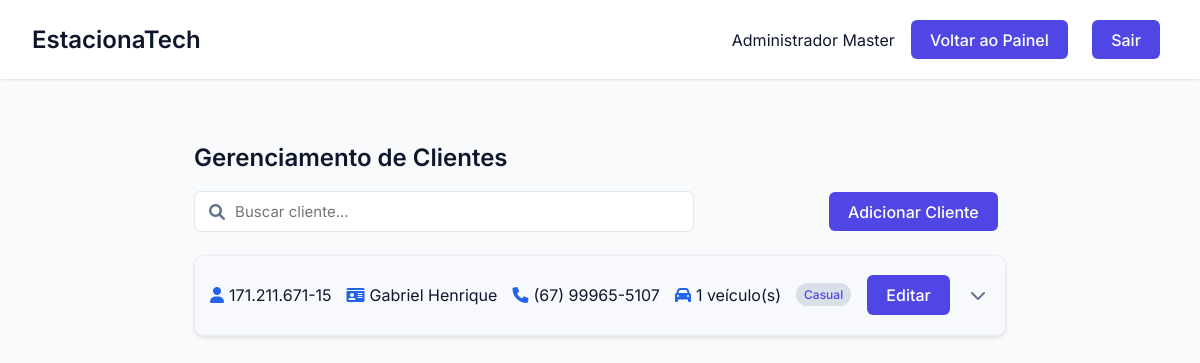
The app's page /cliente/gerenciar_clientes (signed in), older data.
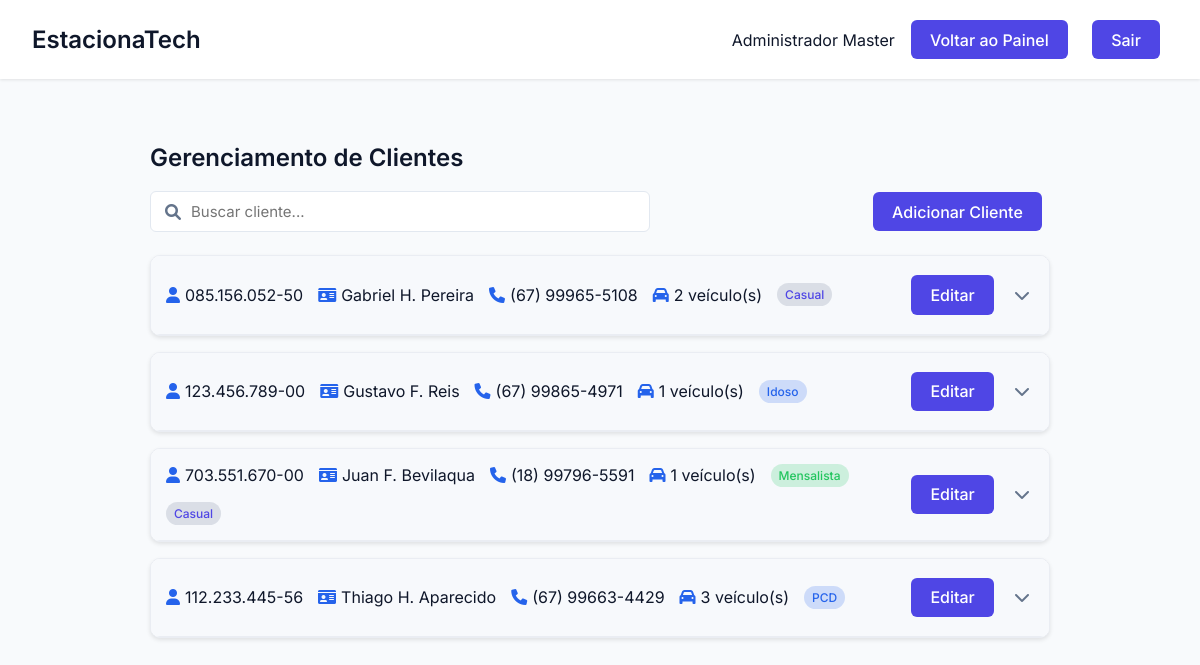
The same page, newer data.
### tables this page shows
CREATE TABLE Cliente (
        id_cliente INTEGER PRIMARY KEY AUTOINCREMENT,
        cpf TEXT,
        nome TEXT NOT NULL,
        telefone TEXT NOT NULL,
        email TEXT NOT NULL,
        mensalista BOOLEAN NOT NULL,
        modalidade TEXT NOT NULL CHECK (modalidade IN ('casual', 'mensalista', 'pcd', 'idoso'))
    );

### EstacionaTech/routes/cliente_routes.py (the view)
@cliente_bp.route('/gerenciar_clientes')
def gerenciar_clientes():
    if 'usuario_id' not in session:
        flash('Você precisa fazer login para acessar esta página.', 'error')
        return redirect(url_for('auth.login'))
    clientes = ClienteController.listar_clientes()
    return render_template(
        'gerenciar_clientes.html',
        clientes=clientes,
        nome=session.get('nome')
    )

### EstacionaTech/controllers/cliente_controller.py (called while the page is built)
    @staticmethod
    def listar_clientes():
        return Cliente.listar_todos()

### EstacionaTech/database/database.py (called while the page is built)
def conectar():
    diretorio_db = "EstacionaTech/database"
    if not os.path.exists(diretorio_db):
        os.makedirs(diretorio_db)  # Criar diretório caso não exista
    return sqlite3.connect(f"{diretorio_db}/estacionatech.db")

### app.py (called while the page is built)
@app.before_request
def make_session_permanent():
    session.permanent = True

### EstacionaTech/templates/gerenciar_clientes.html (shortened to what this page needs)
<!DOCTYPE html>
<html lang="pt-BR">
<head>
    <link rel="stylesheet" href="{{ url_for('static', filename='css/estilo.css') }}">
    <link rel="stylesheet" href="{{ url_for('static', filename='css/gerenciar_clientes.css') }}">
    <link rel="stylesheet" href="https://cdnjs.cloudflare.com/ajax/libs/font-awesome/6.0.0-beta3/css/all.min.css">
</head>
<body>
    <div class="dashboard">
        <header class="dashboard-header">
            <nav class="dashboard-nav container">
                <h1 class="dashboard-title">EstacionaTech</h1>
                <div class="dashboard-user">
                    <span>{{ nome }}</span>
                    {% if session.get('tipo') == 'administrador' %}
                    <a href="{{ url_for('admin.painel_admin') }}" class="btn btn-primary">Voltar ao Painel</a>
                    {% else %}
                    <a href="{{ url_for('operadores.painel_operador') }}" class="btn btn-primary">Voltar ao Painel</a>
                    {% endif %}
                    <a href="{{ url_for('auth.logout') }}" class="btn btn-primary">Sair</a>
                </div>
            </nav>
        </header>
        <main class="dashboard-content container">
            <h2 class="page-title">Gerenciamento de Clientes</h2>
            <div class="search-container">
                <div class="search-bar">
                    <i class="fas fa-search"></i>
                    <input type="text" id="searchInput" placeholder="Buscar cliente..." onkeyup="filtrarClientes()">
                </div>
                <button class="btn btn-primary" onclick="abrirModalCliente()">
                    Adicionar Cliente
                </button>
            </div>
            <div id="clientesContainer">
                {% if clientes %}
                    {% for cliente in clientes %}
                    <div class="cliente-card" data-nome="{{ cliente.nome }}" data-cpf="{{ cliente.cpf }}">
                        <div class="cliente-header" onclick="toggleCard(this)">
                            <div class="cliente-info">
                                <span><i class="fas fa-user"></i> {{ cliente.nome }}</span>
                                <span><i class="fas fa-id-card"></i> {{ cliente.cpf }}</span>
                                <span><i class="fas fa-phone"></i> {{ cliente.telefone }}</span>
                                <span><i class="fas fa-car"></i> {{ cliente.qtd_veiculos }} veículo(s)</span>
                                {% if cliente.mensalista == 1 %}
                                <span class="badge badge-success me-2">Mensalista</span>
                                {% endif %}
                                {% if cliente.modalidade == 'pcd' %}
                                <span class="badge badge-info">PCD</span>
                                {% elif cliente.modalidade == 'idoso' %}
                                <span class="badge badge-info">Idoso</span>
                                {% else %}
                                <span class="badge badge-secondary">Casual</span>
                                {% endif %}
                            </div>
                            <div class="actions">
                                <button class="btn btn-primary" onclick="editarCliente({{ cliente.id_cliente }}, '{{ cliente.cpf }}', '{{ cliente.nome }}', '{{ cliente.telefone }}', '{{ cliente.email }}', {{ cliente.mensalista }}, '{{ cliente.modalidade }}'); event.stopPropagation();">
                                    Editar
                                </button>
                                <button class="icon-button toggle-btn">
                                    <i class="fas fa-chevron-down"></i>
                                </button>
                            </div>
                        </div>
                    </div>
                    {% endfor %}
                {% endif %}
            </div>
        </main>
    </div>
</body>
</html>

Row changes from the older to the newer data that the page shows:
removed Cliente: nome "171.211.671-15", cpf "Gabriel Henrique", telefone "(67) 99965-5107", qtd_veiculos "1", modalidade "Casual"
added Cliente: nome "085.156.052-50", cpf "Gabriel H. Pereira", telefone "(67) 99965-5108", qtd_veiculos "2", modalidade "Casual"
added Cliente: nome "123.456.789-00", cpf "Gustavo F. Reis", telefone "(67) 99865-4971", qtd_veiculos "1", modalidade "Idoso"
added Cliente: nome "703.551.670-00", cpf "Juan F. Bevilaqua", telefone "(18) 99796-5591", qtd_veiculos "1", shows "Mensalista", modalidade "Casual"
added Cliente: nome "112.233.445-56", cpf "Thiago H. Aparecido", telefone "(67) 99663-4429", qtd_veiculos "3", modalidade "PCD"
